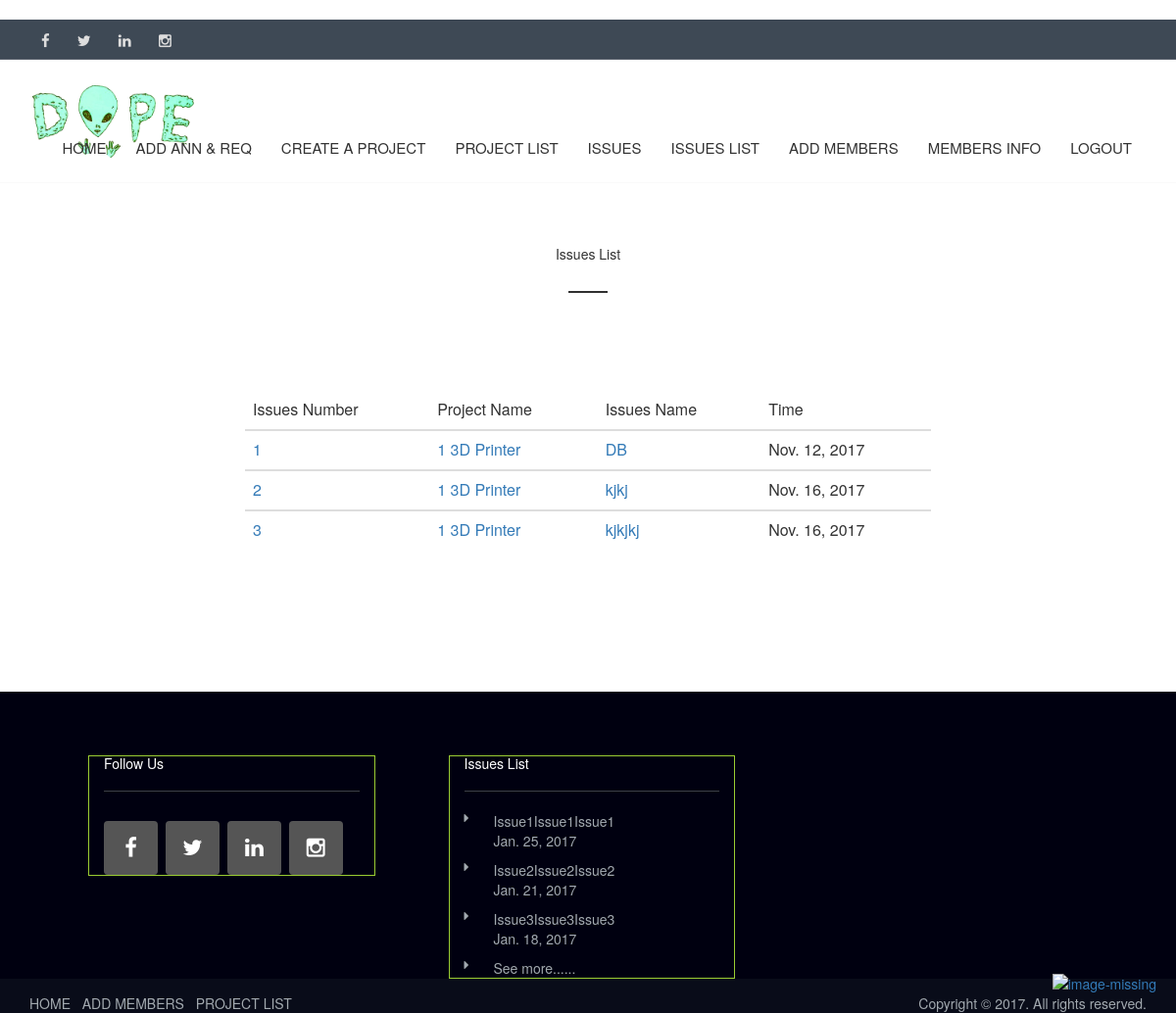
Page /myapp/issues_list/ (signed in) on the committed database.
### myapp/models.py (models this page shows, shortened)
class Issue(models.Model):
    project = models.ForeignKey(Project)
    title = models.CharField(max_length=1000)
    description = models.CharField(max_length=100000)
    author = models.ForeignKey(User)
    date =  models.DateField()

class Project(models.Model):
    project_no = models.IntegerField(primary_key=True)
    members = models.ManyToManyField(Member,blank=True)
    name = models.CharField(max_length=50)
    leader = models.CharField(max_length=50)
    start_date = models.DateField()
    end_date = models.DateField()
    Communication = 0
    Planning = 1
    Modeling = 2
    Construction = 3
    Deployment = 4
    phase_choice = (
        (0, 'Communication'),
        (1, 'Planning'),
        (2, 'Modeling'),
        (3, 'Construction'),
        (4, 'Deploylment')
    )
    phase = models.IntegerField(default=0, choices=phase_choice)
    description = models.CharField(max_length=100000)
    def __str__(self):
        return str(self.project_no)+'  '+ self.name

### myapp/views.py (the view)
def Issues_list(request):
    if request.user.username == 'mica':
        issue_list = Issue.objects.all()
    else:
        P_no = Member.objects.filter(first_name=request.user.username).values_list('project_no')
        issue_list = Issue.objects.filter(project=P_no)
    return render(request, 'management/issues_list.html', {'issue_list':issue_list})

### myapp/templates/management/issues_list.html (shortened to what this page needs)
﻿{% extends 'management/base.html' %}
{% block body_block %}
		<section class="contact_page">
			<div class="container">
				<div class="row">
					<div class="col-sm-6 col-sm-offset-3 m-t-50">
						<h1 class="underline heading">Issues List</h1>
					</div>
				</div>
			</div>
		</section>
		<div class="container2">
			<nav class="navbar navbar-default" role="navigation">
			</nav>
			<table class="table table-hover">
				<thead>
					<tr>
                        <th>Issues Number</th>
                        <th>Project Name</th>
						<th>Issues Name</th>
						<th>Time</th>
					</tr>
				</thead>
                {% for obj in issue_list %}
                    <tbody class="tbody1">
					<tr class="">
                            <td><a href="{% url 'myapp:issues_detail' obj.id %}" >{{ obj.id }}</a></td>
                            <td><a href="{% url 'myapp:issues_detail' obj.id %}" >{{ obj.project }}</a></td>
                            <td><a href="{% url 'myapp:issues_detail' obj.id %}" >{{ obj.title }}</a></td>
						    <td>{{ obj.date }}</td>
					</tr>
                    </tbody>
                {% endfor %}
			</table>
		</div>
	{% endblock %}

### myapp/static/myapp/css/custom.css (style rules this page uses)
body, div, dl, dt, dd, ul, ol, li, h1, h2, h3, h4, h5, h6, pre, code, form, fieldset, legend, input, textarea, p, blockquote, th, td { margin: 0; padding: 0; }
table { border-collapse: collapse; border-spacing: 0; }
address, caption, cite, code, dfn, em, strong, th, var { font-style: normal; font-weight: normal; }
caption, th { text-align: left; }
h1, h2, h3, h4, h5, h6 { font-size: 100%; font-weight: normal; }
article, aside, details, figcaption, figure, footer, header, hgroup, nav, section, summary { display: block; }
a { text-decoration: none; }
h2, h1 { line-height: 46px; }
.section-top-50, .m-t-50 { margin-top: 50px; }
header, .navbar { background-color: #ffffff; border: none; }
.navbar { margin: 0; }
.m-t-50 { margin-top: 50px; }
.heading:after, .heading1:after { border-top: 2px solid #303030; display: block; width: 40px; content: ""; }
.heading.underline:after, .heading2.underline2:after { margin: 15px auto 0; }
.heading { text-align: center; }
.container2 { margin: 50px auto; width: 700px; }

### rows in the picture
Issue: id "1", project "1 3D Printer", title "DB", date "Nov. 12, 2017"
Issue: id "2", project "1 3D Printer", title "kjkj", date "Nov. 16, 2017"
Issue: id "3", project "1 3D Printer", title "kjkjkj", date "Nov. 16, 2017"
